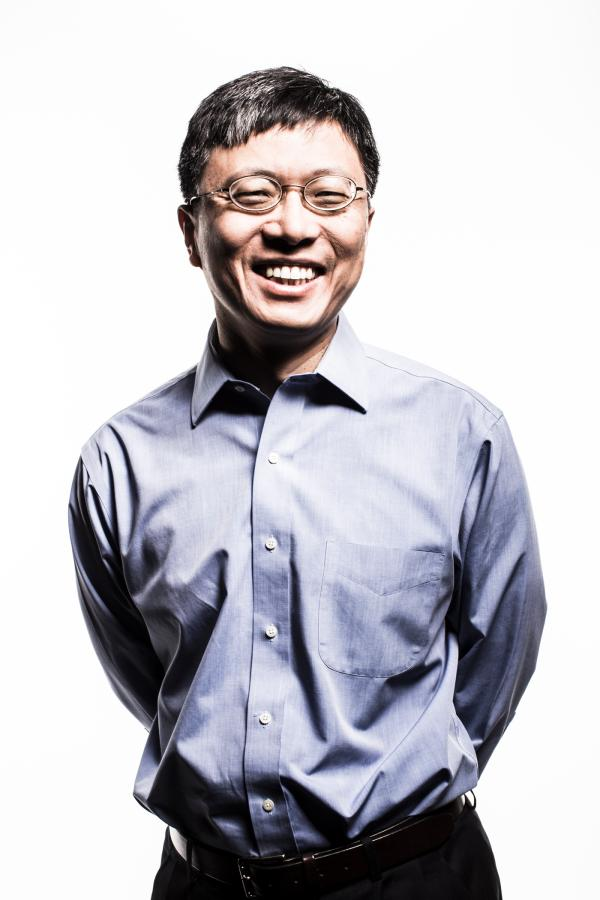
#> input picture test/img_raw/img.png, 600 x 900 px; its folder holds only this picture in this run
$ python img_test.py
#> lines starting #> are read from the running program, lines starting #| are printed output that depends on the picture
from PIL import Image
import os
import random

a = 0
path = r"./img_raw"
for root, dirs, files in os.walk(path):
    for f in files:
        im = Image.open(os.path.join(root, f))
#> im is the input picture: PIL image 600x900 RGB; mean R, G, B 194.2, 192.9, 199
        o = im.resize((128, 128))  # 大小
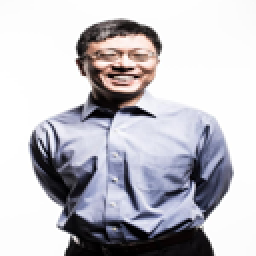
#> o: PIL image 128x128 RGB (shown 2 times larger); mean R, G, B 194.1, 192.8, 199
        outfile = o.rotate(random.randint(-100, 100)).resize((256, 256))  # 偏转角度
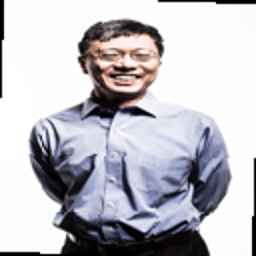
#> outfile: PIL image 256x256 RGB; mean R, G, B 190.3, 189, 195.1
        a = a + 1
        outfile.save(r"./img_p/" + str(a) + ".jpg", "JPEG")

$ run again, on test/img_raw/img_5.png
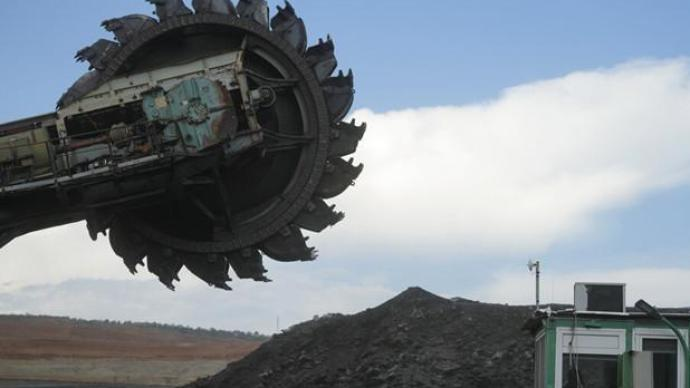
#> input picture test/img_raw/img_5.png, 690 x 388 px
#> im is the input picture: PIL image 690x388 RGB; mean R, G, B 126, 134.1, 141.4
#> `o = im.resize((128, 128))`:
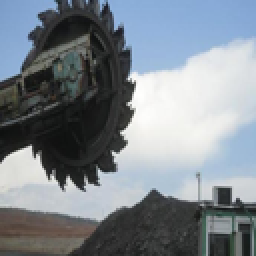
#> o: PIL image 128x128 RGB (shown 2 times larger); mean R, G, B 126, 134.1, 141.4
#> `outfile = o.rotate(random.randint(-100, 100)).resize((256, 256))`:
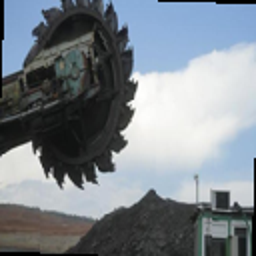
#> outfile: PIL image 256x256 RGB; mean R, G, B 124.2, 132.1, 139.2
